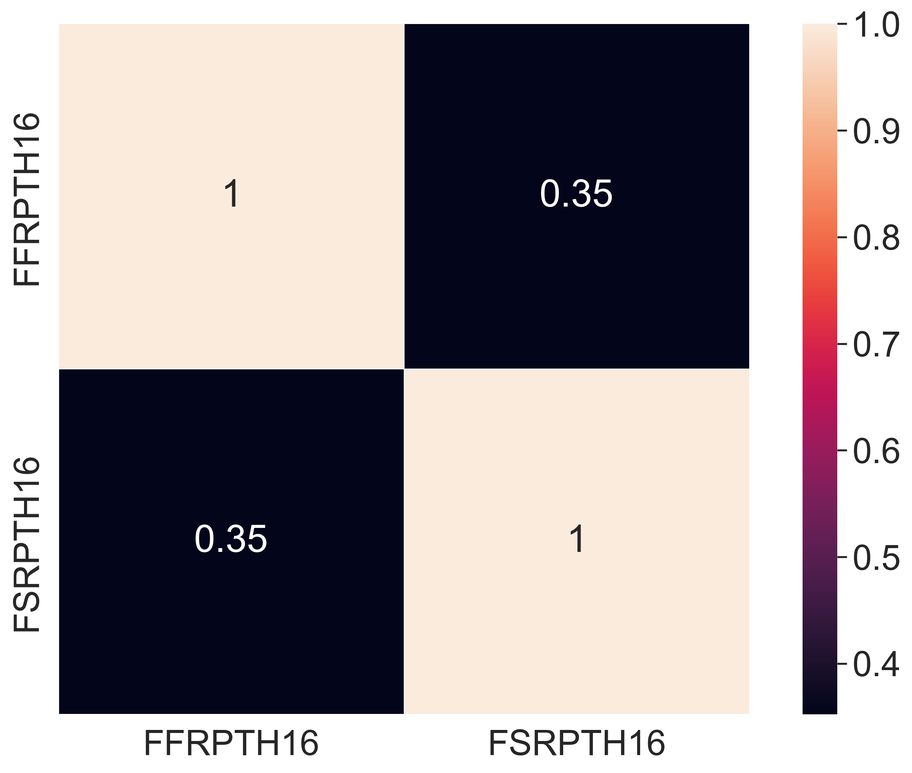
#> input picture 02_Group_project/report/corr/3.png, 912 x 773 px, shrunk from 2392 x 2028 before the run, found by its file name
$ python week8_www.py
#> lines starting #> are read from the running program, lines starting #| are printed output that depends on the picture
# %%
# read and plot the data
import numpy as np
from PIL import Image

def conv(arr, k):
    """
    vanilla python convolve
    :param arr: input data
    :param k: kernel
    :return: convolve result
    """
    h, w = arr.shape
    new_arr = np.zeros((h, w), dtype=arr.dtype)
    kl = len(k)

    tmp_arr = np.pad(arr, (1, 1))

    for i in range(h):
        for j in range(w):
            tmp = np.sum(np.multiply(tmp_arr[i:i + kl, j:j + kl], k))
            new_arr[i][j] = np.clip(tmp, 0, 255)
    return new_arr


example_arr = np.array([[10, 10, 10, 0, 0, 0],
                        [10, 10, 10, 0, 0, 0],
                        [10, 10, 10, 0, 0, 0],
                        [10, 10, 10, 0, 0, 0],
                        [10, 10, 10, 0, 0, 0], ])
example_kernel = np.array([[1, 0, -1],
                           [1, 0, -1],
                           [1, 0, -1], ])

# print(convolve2D(example_arr, example_kernel))

# %%
# image read
img = Image.open("3.png")
#> img is the input picture: PIL image 912x773 RGBA; mean R, G, B, A 163.3, 155.8, 158.6, 255
img_rgb = np.array(img.convert("RGB"))
R = img_rgb[:, :, 0]
G = img_rgb[:, :, 1]
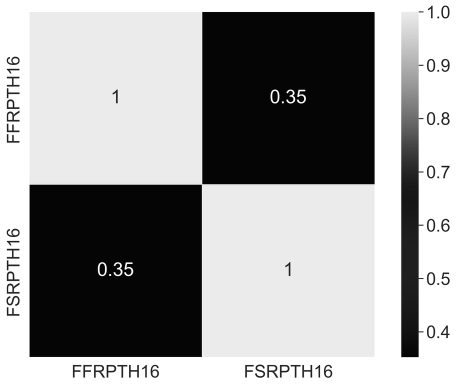
#> G: shape (773, 912) (shown at 1/2 size); min 0, max 255, mean 155.8
B = img_rgb[:, :, 2]

kernel_b1 = np.array([[-1, -1, -1],
                      [-1, 8, -1],
                      [-1, -1, -1], ])
kernel_b2 = np.array([[0, -1, 0],
                      [-1, 8, -1],
                      [0, -1, 0], ])

img_b1 = conv(B, kernel_b1)
#> in conv, `tmp_arr = np.pad(arr, (1, 1))`:
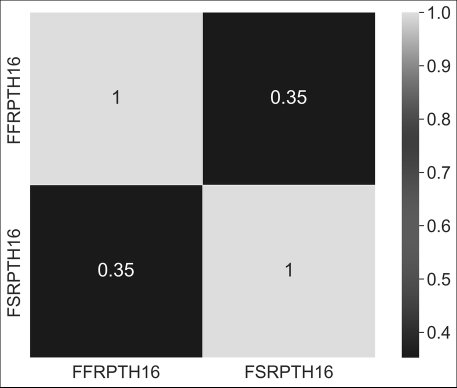
#> tmp_arr: shape (775, 914) (shown at 1/2 size); min 0, max 255, mean 157.8
#> after the loop in conv, `for i in range(h):`:
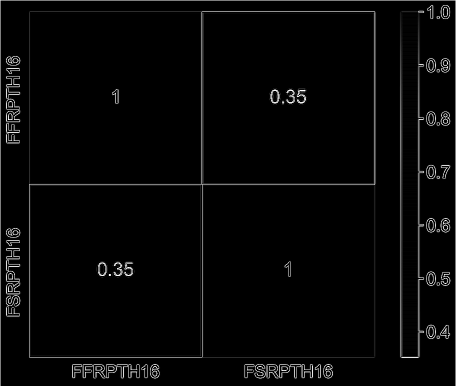
#> new_arr: shape (773, 912) (shown at 1/2 size); min 0, max 255, mean 6.8
img_b2 = conv(B, kernel_b2)
#> after the loop in conv (call 2), `for i in range(h):`:
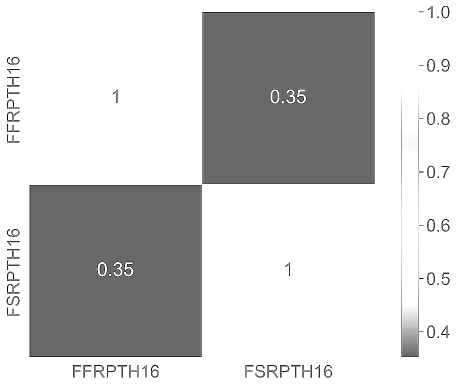
#> new_arr: shape (773, 912) (shown at 1/2 size); min 0, max 255, mean 201.6

origin = np.hstack((R, G, B))
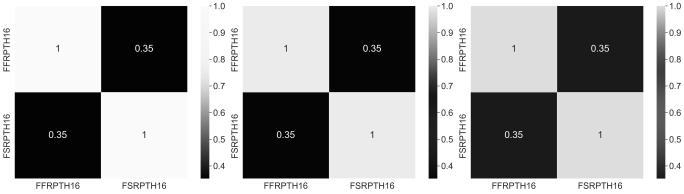
#> origin: shape (773, 2736) (shown at 1/4 size); min 0, max 255, mean 159.2
temp = np.hstack((B, img_b1, img_b2))
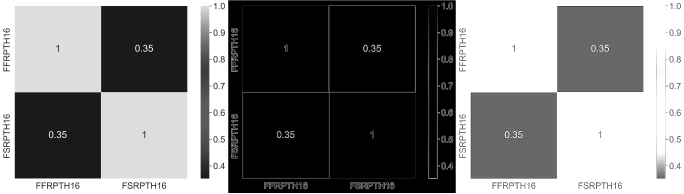
#> temp: shape (773, 2736) (shown at 1/4 size); min 0, max 255, mean 122.3

temp = np.vstack((origin, temp))
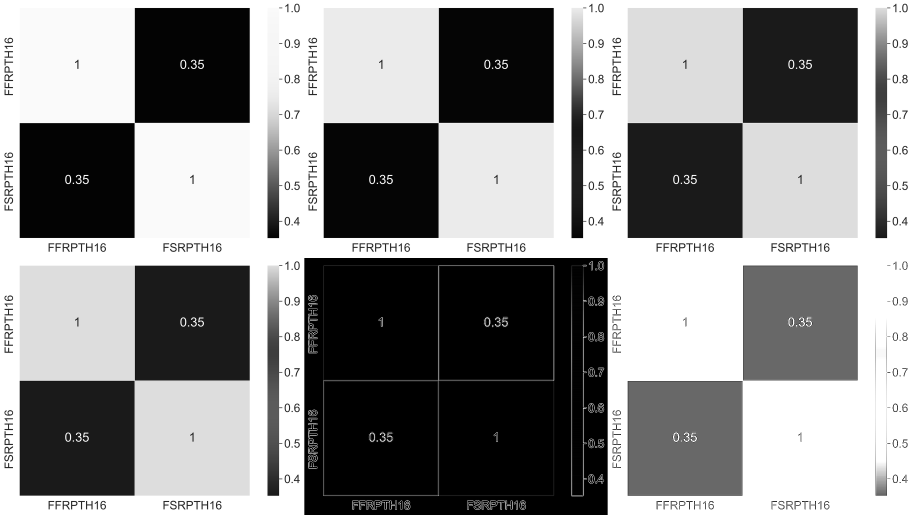
#> temp: shape (1546, 2736) (shown at 1/3 size); min 0, max 255, mean 140.8
R = Image.fromarray(np.uint8(temp))
R.show()
R.save("R_conv.jpg")


# [17 lines of commented-out code are left out]

$ run again, with 02_Group_project/report/corr/1.png copied over 02_Group_project/report/corr/3.png
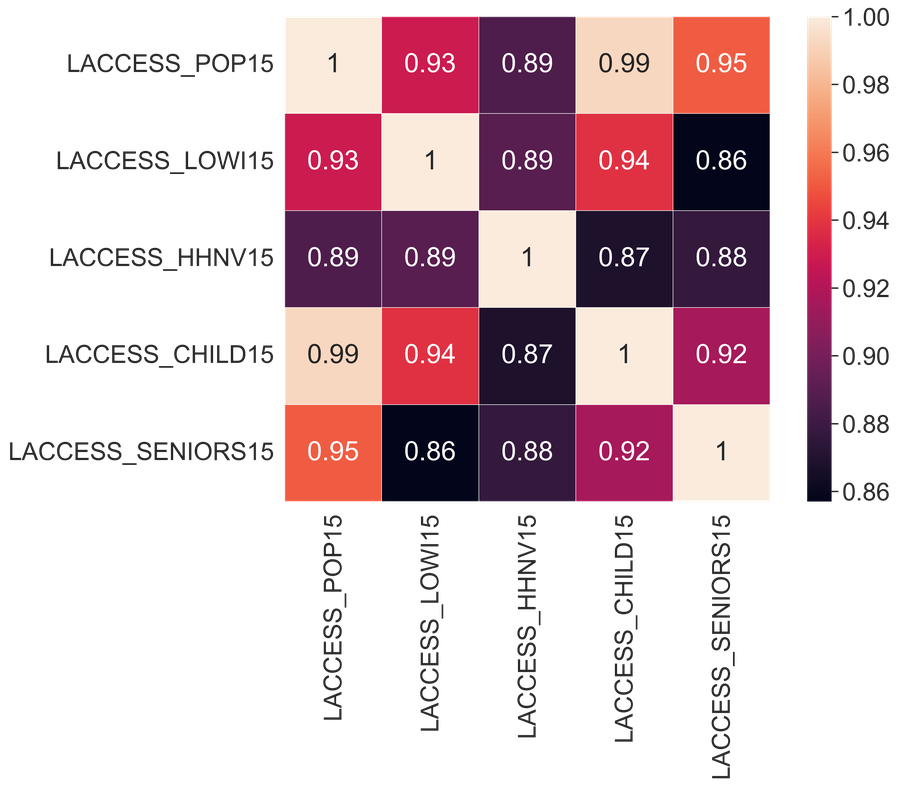
#> input picture 02_Group_project/report/corr/1.png, 898 x 786 px, shrunk from 3353 x 2937 before the run, found by its file name
#> img is the input picture: PIL image 898x786 RGBA; mean R, G, B, A 59.1, 35.5, 41.6, 94.6
#> after the loop in conv (call 2), `for i in range(h):`:
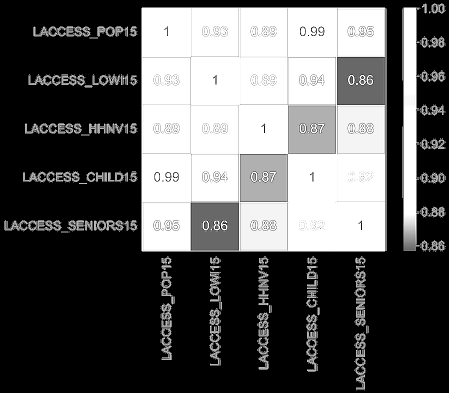
#> new_arr: shape (786, 898) (shown at 1/2 size); min 0, max 255, mean 90.2
#> `temp = np.vstack((origin, temp))`:
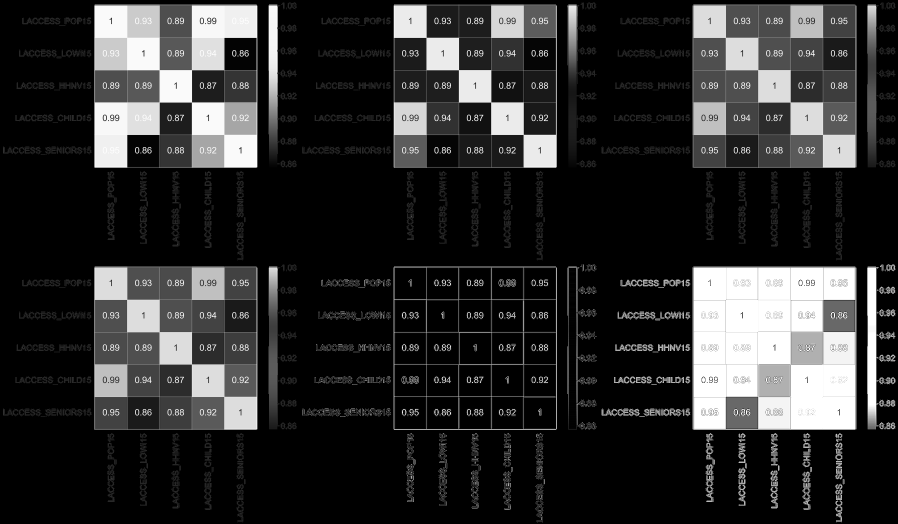
#> temp: shape (1572, 2694) (shown at 1/3 size); min 0, max 255, mean 46.3

$ run again, with 02_Group_project/report/corr/2.png copied over 02_Group_project/report/corr/3.png
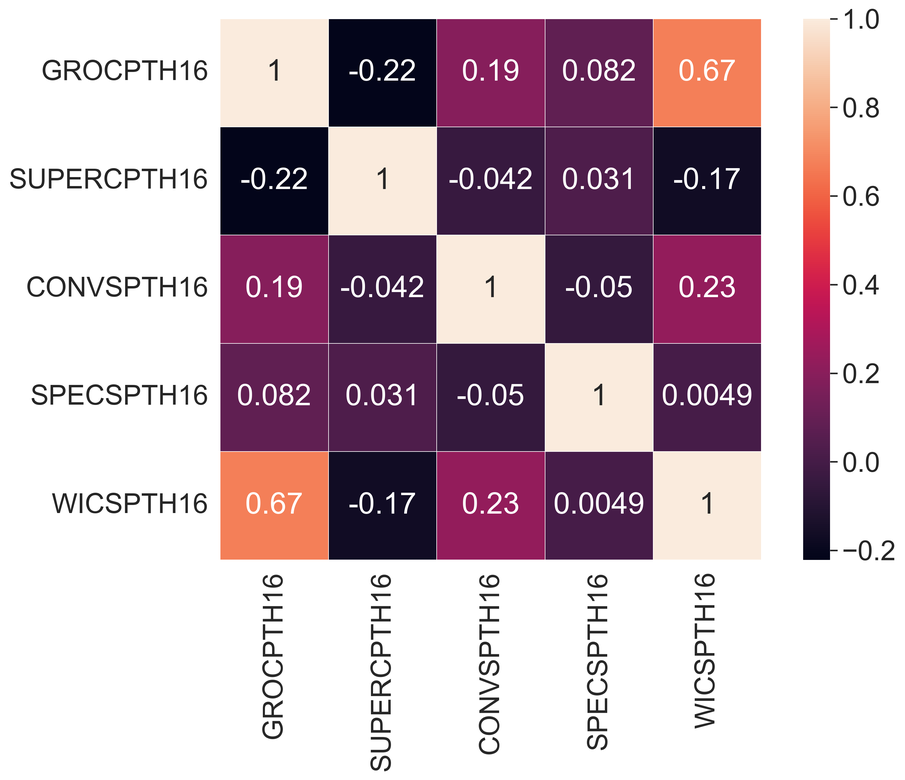
#> input picture 02_Group_project/report/corr/2.png, 905 x 780 px, shrunk from 3030 x 2612 before the run, found by its file name
#> img is the input picture: PIL image 905x780 RGBA; mean R, G, B, A 196.4, 175.7, 185.7, 255
#> after the loop in conv (call 2), `for i in range(h):`:
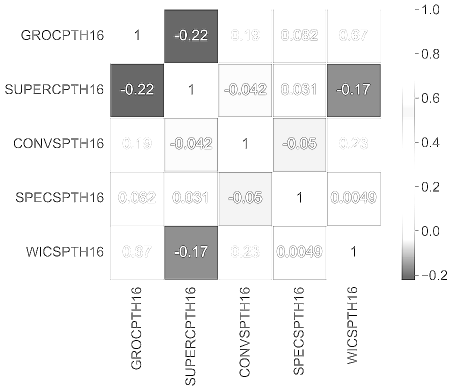
#> new_arr: shape (780, 905) (shown at 1/2 size); min 0, max 255, mean 241.2
#> `temp = np.vstack((origin, temp))`:
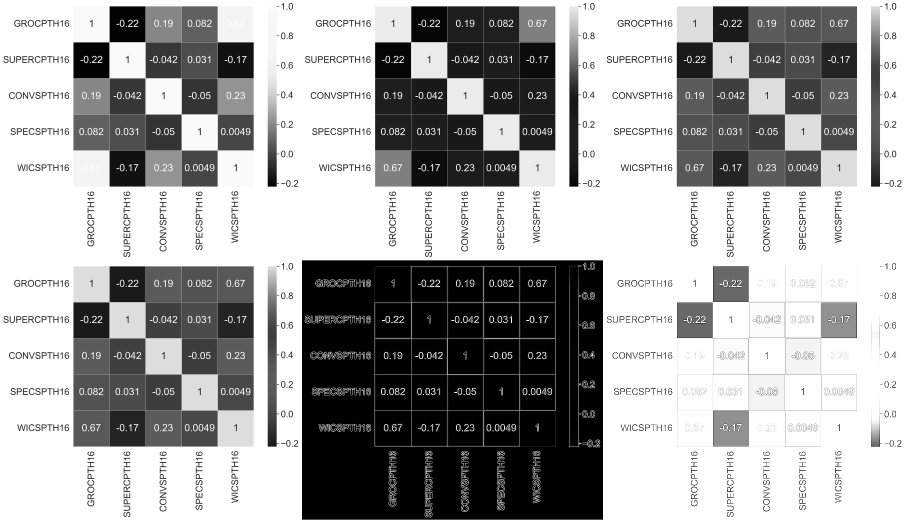
#> temp: shape (1560, 2715) (shown at 1/3 size); min 0, max 255, mean 166.3
